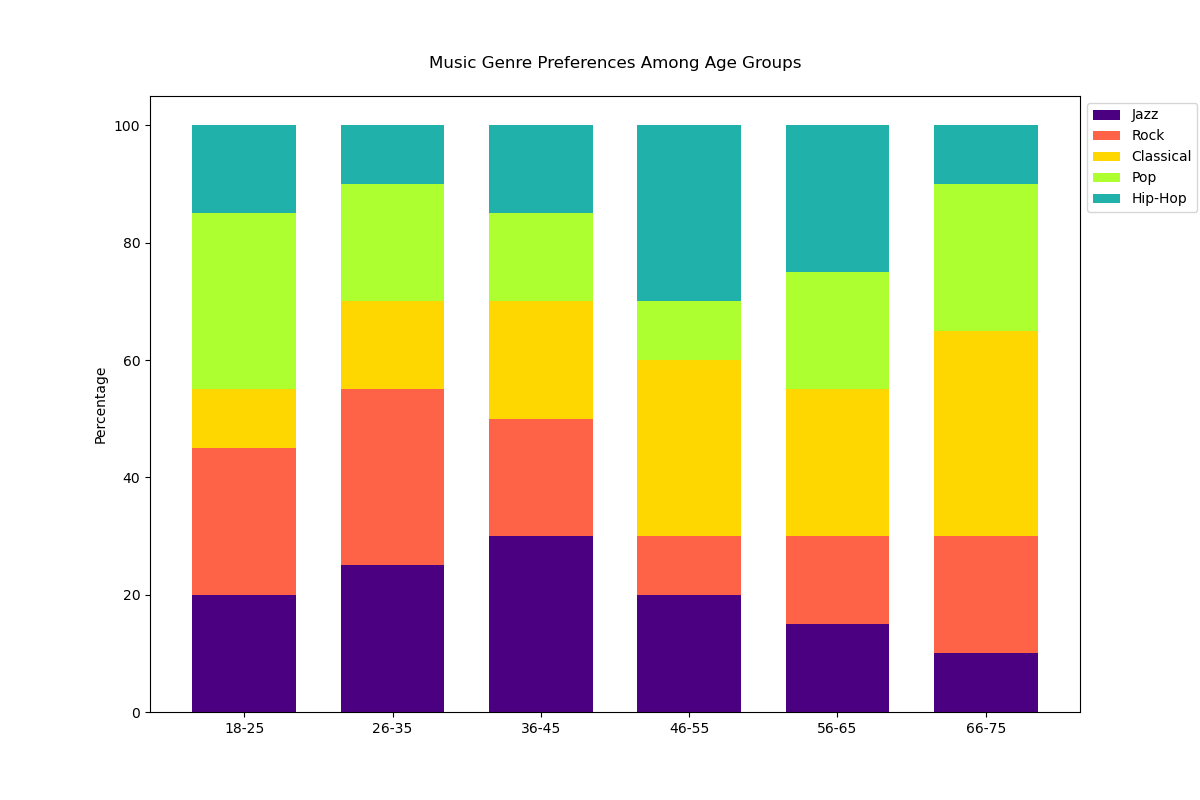

Write Python code to recreate this figure.

import matplotlib.pyplot as plt
import numpy as np

data = {
    'Age Group': ['18-25', '26-35', '36-45', '46-55', '56-65', '66-75'],
    'Jazz': [20, 25, 30, 20, 15, 10],
    'Rock': [25, 30, 20, 10, 15, 20],
    'Classical': [10, 15, 20, 30, 25, 35],
    'Pop': [30, 20, 15, 10, 20, 25],
    'Hip-Hop': [15, 10, 15, 30, 25, 10]
}

labels = data['Age Group']
jazz = np.array(data['Jazz'])
rock = np.array(data['Rock'])
classical = np.array(data['Classical'])
pop = np.array(data['Pop'])
hip_hop = np.array(data['Hip-Hop'])

width = 0.7
fig, ax = plt.subplots(figsize=(12, 8))

ax.bar(labels, jazz, width, label='Jazz', color='#4B0082')
ax.bar(labels, rock, width, bottom=jazz, label='Rock', color='#FF6347')
ax.bar(labels, classical, width, bottom=jazz + rock, label='Classical', color='#FFD700')
ax.bar(labels, pop, width, bottom=jazz + rock + classical, label='Pop', color='#ADFF2F')
ax.bar(labels, hip_hop, width, bottom=jazz + rock + classical + pop, label='Hip-Hop', color='#20B2AA')

ax.set_ylabel('Percentage')
ax.set_title('Music Genre Preferences Among Age Groups', pad=20)
ax.legend(loc='upper left', bbox_to_anchor=(1, 1))

plt.show()
